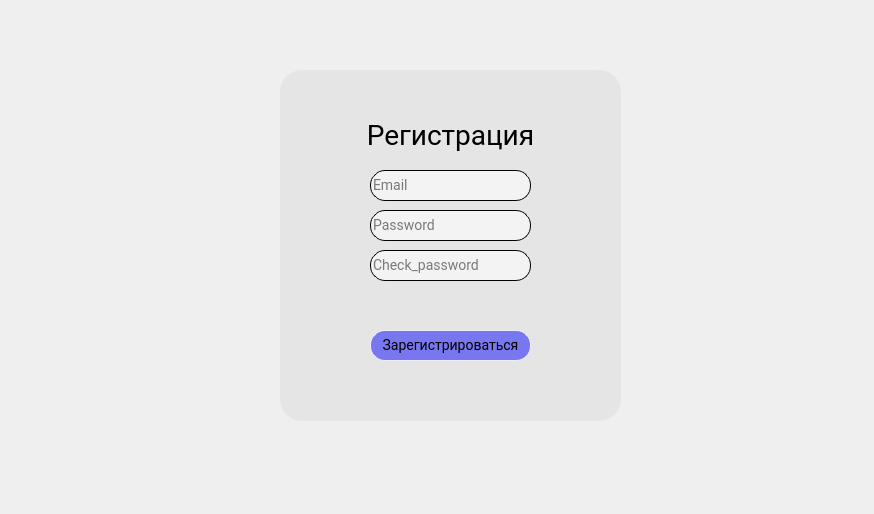
<?xml version="1.0" encoding="UTF-8"?>
<ui version="4.0">
 <class>Dialog</class>
 <widget class="QDialog" name="Dialog">
  <property name="geometry">
   <rect>
    <x>0</x>
    <y>0</y>
    <width>874</width>
    <height>514</height>
   </rect>
  </property>
  <property name="windowTitle">
   <string>Dialog</string>
  </property>
  <widget class="QWidget" name="widget" native="true">
   <property name="geometry">
    <rect>
     <x>280</x>
     <y>70</y>
     <width>341</width>
     <height>351</height>
    </rect>
   </property>
   <property name="styleSheet">
    <string notr="true">QWidget#widget{
background-color:  rgb(229, 229, 229);
border-radius: 22px;
}</string>
   </property>
   <widget class="QLabel" name="label">
    <property name="geometry">
     <rect>
      <x>40</x>
      <y>50</y>
      <width>261</width>
      <height>31</height>
     </rect>
    </property>
    <property name="styleSheet">
     <string notr="true">font-family: Roboto;
font-size: 28px;</string>
    </property>
    <property name="text">
     <string>Регистрация</string>
    </property>
    <property name="alignment">
     <set>Qt::AlignCenter</set>
    </property>
   </widget>
   <widget class="QPushButton" name="reg">
    <property name="geometry">
     <rect>
      <x>90</x>
      <y>260</y>
      <width>161</width>
      <height>31</height>
     </rect>
    </property>
    <property name="font">
     <font>
      <family>Roboto</family>
      <pointsize>-1</pointsize>
     </font>
    </property>
    <property name="styleSheet">
     <string notr="true">QPushButton{
	background: #7977EF;
	border: 1px solid rgba(255, 255, 255, 0.77);
	box-sizing: border-box;
	border-radius: 15px;
	font-family: Roboto;
	font-size: 14px;
}

QPushButton:hover{
	background: rgb(129, 127, 255);
}

QPushButton:pressed{
	background: rgb(108, 106, 213);
	color: rgb(77, 77, 77);
}</string>
    </property>
    <property name="text">
     <string>Зарегистрироваться</string>
    </property>
   </widget>
   <widget class="QLineEdit" name="emailfield">
    <property name="geometry">
     <rect>
      <x>90</x>
      <y>100</y>
      <width>161</width>
      <height>31</height>
     </rect>
    </property>
    <property name="styleSheet">
     <string notr="true">QLineEdit{
	box-sizing: border-box;
	border-radius: 15px;
	border: 1px solid #000000;
	background: #F3F3F3;
	font-family: Roboto;
	font-size: 14px;
	color: rgba(0, 0, 0);
}

QLineEdit:hover{
	border: 1px solid rgb(129, 127, 255);
}

QLineEdit:focus{
	border: 2px solid rgb(105, 103, 207)
}
</string>
    </property>
    <property name="placeholderText">
     <string>Email</string>
    </property>
   </widget>
   <widget class="QLineEdit" name="passwordfield">
    <property name="geometry">
     <rect>
      <x>90</x>
      <y>140</y>
      <width>161</width>
      <height>31</height>
     </rect>
    </property>
    <property name="styleSheet">
     <string notr="true">QLineEdit{
	box-sizing: border-box;
	border-radius: 15px;
	border: 1px solid #000000;
	background: #F3F3F3;
	font-family: Roboto;
	font-size: 14px;
	color: rgba(0, 0, 0);
}

QLineEdit:hover{
	border: 1px solid rgb(129, 127, 255);
}

QLineEdit:focus{
	border: 2px solid rgb(105, 103, 207)
}
</string>
    </property>
    <property name="placeholderText">
     <string>Password</string>
    </property>
   </widget>
   <widget class="QLabel" name="passerror">
    <property name="geometry">
     <rect>
      <x>90</x>
      <y>220</y>
      <width>151</width>
      <height>16</height>
     </rect>
    </property>
    <property name="text">
     <string/>
    </property>
   </widget>
   <widget class="QLineEdit" name="passwordfield_check">
    <property name="geometry">
     <rect>
      <x>90</x>
      <y>180</y>
      <width>161</width>
      <height>31</height>
     </rect>
    </property>
    <property name="styleSheet">
     <string notr="true">QLineEdit{
	box-sizing: border-box;
	border-radius: 15px;
	border: 1px solid #000000;
	background: #F3F3F3;
	font-family: Roboto;
	font-size: 14px;
	color: rgba(0, 0, 0);
}

QLineEdit:hover{
	border: 1px solid rgb(129, 127, 255);
}

QLineEdit:focus{
	border: 2px solid rgb(105, 103, 207)
}
</string>
    </property>
    <property name="placeholderText">
     <string>Check_password</string>
    </property>
   </widget>
  </widget>
 </widget>
 <resources/>
 <connections/>
</ui>
